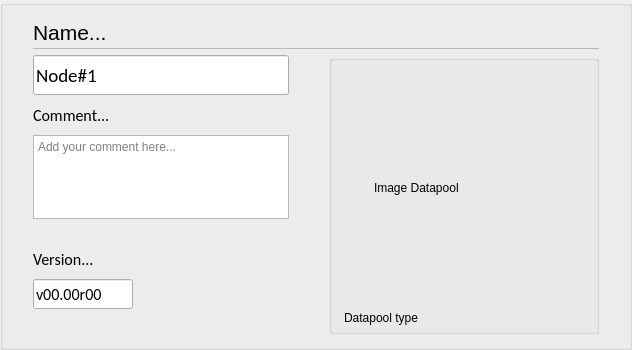
    <widget class="stw::opensyde_gui_elements::C_OgeGbx" name="pc_GroupBoxGeneral">
     <property name="title">
      <string/>
     </property>
     <layout class="QHBoxLayout" name="horizontalLayout_2">
      <property name="leftMargin">
       <number>30</number>
      </property>
      <property name="rightMargin">
       <number>30</number>
      </property>
      <property name="bottomMargin">
       <number>13</number>
      </property>
      <item>
       <layout class="QVBoxLayout" name="verticalLayout_2">
        <property name="spacing">
         <number>0</number>
        </property>
        <property name="sizeConstraint">
         <enum>QLayout::SetMinimumSize</enum>
        </property>
        <item>
         <layout class="QHBoxLayout" name="horizontalLayout_3" stretch="0,1">
          <property name="spacing">
           <number>6</number>
          </property>
          <item>
           <widget class="stw::opensyde_gui_elements::C_OgeLabContextMenuBase" name="pc_LabelName">
            <property name="styleRole" stdset="0">
             <string>heading-group-bold</string>
            </property>
            <property name="minimumSize">
             <size>
              <width>0</width>
              <height>30</height>
             </size>
            </property>
            <property name="maximumSize">
             <size>
              <width>16777215</width>
              <height>30</height>
             </size>
            </property>
            <property name="font">
             <font>
              <family>Segoe UI</family>
              <pointsize>16</pointsize>
             </font>
            </property>
            <property name="text">
             <string>Name...</string>
            </property>
           </widget>
          </item>
          <item>
           <spacer name="horizontalSpacer_6">
            <property name="orientation">
             <enum>Qt::Horizontal</enum>
            </property>
            <property name="sizeHint" stdset="0">
             <size>
              <width>40</width>
              <height>1</height>
             </size>
            </property>
           </spacer>
          </item>
         </layout>
        </item>
        <item>
         <layout class="QHBoxLayout" name="horizontalLayout_16" stretch="1">
          <property name="spacing">
           <number>0</number>
          </property>
          <property name="topMargin">
           <number>1</number>
          </property>
          <property name="bottomMargin">
           <number>0</number>
          </property>
          <item>
           <widget class="stw::opensyde_gui_elements::C_OgeFraSeparator" name="frame">
            <property name="minimumSize">
             <size>
              <width>0</width>
              <height>1</height>
             </size>
            </property>
            <property name="maximumSize">
             <size>
              <width>16777215</width>
              <height>1</height>
             </size>
            </property>
            <property name="frameShape">
             <enum>QFrame::StyledPanel</enum>
            </property>
            <property name="frameShadow">
             <enum>QFrame::Raised</enum>
            </property>
           </widget>
          </item>
         </layout>
        </item>
        <item>
         <layout class="QHBoxLayout" name="horizontalLayout" stretch="1,0,0">
          <property name="spacing">
           <number>0</number>
          </property>
          <property name="topMargin">
           <number>6</number>
          </property>
          <item>
           <layout class="QVBoxLayout" name="verticalLayout" stretch="0,0,0,0,1">
            <property name="spacing">
             <number>0</number>
            </property>
            <item>
             <layout class="QHBoxLayout" name="horizontalLayout_17">
              <item>
               <widget class="stw::opensyde_gui_elements::C_OgeLePropertiesName" name="pc_LineEditDatapoolName">
                <property name="minimumSize">
                 <size>
                  <width>0</width>
                  <height>40</height>
                 </size>
                </property>
                <property name="maximumSize">
                 <size>
                  <width>16777215</width>
                  <height>40</height>
                 </size>
                </property>
                <property name="font">
                 <font>
                  <family>Calibri</family>
                  <pointsize>14</pointsize>
                 </font>
                </property>
                <property name="text">
                 <string>Node#1</string>
                </property>
                <property name="placeholderText">
                 <string/>
                </property>
               </widget>
              </item>
             </layout>
            </item>
            <item>
             <layout class="QHBoxLayout" name="horizontalLayout_9" stretch="0,1">
              <property name="spacing">
               <number>6</number>
              </property>
              <item>
               <widget class="stw::opensyde_gui_elements::C_OgeLabContextMenuBase" name="pc_LabelComment">
                <property name="styleRole" stdset="0">
                 <string>heading-group-bold</string>
                </property>
                <property name="minimumSize">
                 <size>
                  <width>0</width>
                  <height>40</height>
                 </size>
                </property>
                <property name="maximumSize">
                 <size>
                  <width>16777215</width>
                  <height>40</height>
                 </size>
                </property>
                <property name="font">
                 <font>
                  <family>Calibri</family>
                  <pointsize>12</pointsize>
                 </font>
                </property>
                <property name="text">
                 <string>Comment...</string>
                </property>
               </widget>
              </item>
              <item>
               <spacer name="horizontalSpacer_9">
                <property name="orientation">
                 <enum>Qt::Horizontal</enum>
                </property>
                <property name="sizeHint" stdset="0">
                 <size>
                  <width>40</width>
                  <height>1</height>
                 </size>
                </property>
               </spacer>
              </item>
             </layout>
            </item>
            <item>
             <layout class="QHBoxLayout" name="horizontalLayout_18">
              <item>
               <widget class="stw::opensyde_gui_elements::C_OgeTedPropertiesComment" name="pc_CommentText">
                <property name="sizePolicy">
                 <sizepolicy hsizetype="Expanding" vsizetype="Expanding">
                  <horstretch>0</horstretch>
                  <verstretch>0</verstretch>
                 </sizepolicy>
                </property>
                <property name="maximumSize">
                 <size>
                  <width>16777215</width>
                  <height>84</height>
                 </size>
                </property>
                <property name="tabChangesFocus">
                 <bool>true</bool>
                </property>
                <property name="html">
                 <string>&lt;!DOCTYPE HTML PUBLIC &quot;-//W3C//DTD HTML 4.0//EN&quot; &quot;http://www.w3.org/TR/REC-html40/strict.dtd&quot;&gt;
&lt;html&gt;&lt;head&gt;&lt;meta name=&quot;qrichtext&quot; content=&quot;1&quot; /&gt;&lt;style type=&quot;text/css&quot;&gt;
p, li { white-space: pre-wrap; }
&lt;/style&gt;&lt;/head&gt;&lt;body style=&quot; font-family:'MS Shell Dlg 2'; font-size:8.25pt; font-weight:400; font-style:normal;&quot;&gt;
&lt;p style=&quot;-qt-paragraph-type:empty; margin-top:0px; margin-bottom:0px; margin-left:0px; margin-right:0px; -qt-block-indent:0; text-indent:0px;&quot;&gt;&lt;br /&gt;&lt;/p&gt;&lt;/body&gt;&lt;/html&gt;</string>
                </property>
                <property name="acceptRichText">
                 <bool>false</bool>
                </property>
                <property name="placeholderText">
                 <string>Add your comment here...</string>
                </property>
               </widget>
              </item>
             </layout>
            </item>
            <item>
             <layout class="QHBoxLayout" name="horizontalLayout_5" stretch="0">
              <item>
               <layout class="QVBoxLayout" name="verticalLayout_4">
                <property name="spacing">
                 <number>0</number>
                </property>
                <property name="sizeConstraint">
                 <enum>QLayout::SetMinimumSize</enum>
                </property>
                <item>
                 <layout class="QHBoxLayout" name="horizontalLayout_10" stretch="0,1">
                  <property name="spacing">
                   <number>6</number>
                  </property>
                  <property name="topMargin">
                   <number>20</number>
                  </property>
                  <item>
                   <widget class="stw::opensyde_gui_elements::C_OgeLabContextMenuBase" name="pc_LabelVersion">
                    <property name="styleRole" stdset="0">
                     <string>heading-group-bold</string>
                    </property>
                    <property name="minimumSize">
                     <size>
                      <width>0</width>
                      <height>40</height>
                     </size>
                    </property>
                    <property name="maximumSize">
                     <size>
                      <width>16777215</width>
                      <height>40</height>
                     </size>
                    </property>
                    <property name="font">
                     <font>
                      <family>Calibri</family>
                      <pointsize>12</pointsize>
                     </font>
                    </property>
                    <property name="text">
                     <string>Version...</string>
                    </property>
                   </widget>
                  </item>
                  <item>
                   <spacer name="horizontalSpacer_10">
                    <property name="orientation">
                     <enum>Qt::Horizontal</enum>
                    </property>
                    <property name="sizeHint" stdset="0">
                     <size>
                      <width>40</width>
                      <height>1</height>
                     </size>
                    </property>
                   </spacer>
                  </item>
                 </layout>
                </item>
                <item>
                 <layout class="QHBoxLayout" name="horizontalLayout_19">
                  <item>
                   <widget class="stw::opensyde_gui_elements::C_OgeLeProperties" name="pc_LineEditVersion_2">
                    <property name="sizePolicy">
                     <sizepolicy hsizetype="Fixed" vsizetype="Fixed">
                      <horstretch>0</horstretch>
                      <verstretch>0</verstretch>
                     </sizepolicy>
                    </property>
                    <property name="minimumSize">
                     <size>
                      <width>100</width>
                      <height>30</height>
                     </size>
                    </property>
                    <property name="maximumSize">
                     <size>
                      <width>100</width>
                      <height>30</height>
                     </size>
                    </property>
                    <property name="font">
                     <font>
                      <family>Calibri</family>
                      <pointsize>12</pointsize>
                     </font>
                    </property>
                    <property name="inputMask">
                     <string>v99.99r99;0</string>
                    </property>
                    <property name="text">
                     <string>v.r</string>
                    </property>
                    <property name="placeholderText">
                     <string/>
                    </property>
                   </widget>
                  </item>
                  <item>
                   <spacer name="horizontalSpacer_19">
                    <property name="orientation">
                     <enum>Qt::Horizontal</enum>
                    </property>
                    <property name="sizeHint" stdset="0">
                     <size>
                      <width>40</width>
                      <height>1</height>
                     </size>
                    </property>
                   </spacer>
                  </item>
                 </layout>
                </item>
               </layout>
              </item>
             </layout>
            </item>
            <item>
             <spacer name="verticalSpacer_5">
              <property name="orientation">
               <enum>Qt::Vertical</enum>
              </property>
              <property name="sizeHint" stdset="0">
               <size>
                <width>20</width>
                <height>25</height>
               </size>
              </property>
             </spacer>
            </item>
           </layout>
          </item>
          <item>
           <spacer name="horizontalSpacer_5">
            <property name="orientation">
             <enum>Qt::Horizontal</enum>
            </property>
            <property name="sizeType">
             <enum>QSizePolicy::Fixed</enum>
            </property>
            <property name="sizeHint" stdset="0">
             <size>
              <width>40</width>
              <height>20</height>
             </size>
            </property>
           </spacer>
          </item>
          <item>
           <widget class="stw::opensyde_gui_elements::C_OgeGbxGrayed" name="groupBox_2">
            <property name="title">
             <string/>
            </property>
            <property name="alignment">
             <set>Qt::AlignCenter</set>
            </property>
            <layout class="QVBoxLayout" name="verticalLayout_18" stretch="0,2,0,0">
             <property name="leftMargin">
              <number>12</number>
             </property>
             <property name="rightMargin">
              <number>12</number>
             </property>
             <property name="bottomMargin">
              <number>6</number>
             </property>
             <item>
              <spacer name="verticalSpacer_3">
               <property name="orientation">
                <enum>Qt::Vertical</enum>
               </property>
               <property name="sizeHint" stdset="0">
                <size>
                 <width>20</width>
                 <height>12</height>
                </size>
               </property>
              </spacer>
             </item>
             <item>
              <layout class="QHBoxLayout" name="horizontalLayout_21">
               <item>
                <spacer name="horizontalSpacer_16">
                 <property name="orientation">
                  <enum>Qt::Horizontal</enum>
                 </property>
                 <property name="sizeHint" stdset="0">
                  <size>
                   <width>30</width>
                   <height>20</height>
                  </size>
                 </property>
                </spacer>
               </item>
               <item>
                <widget class="stw::opensyde_gui_elements::C_OgeLabSvgOnly" name="pc_LabDatapoolImage">
                 <property name="minimumSize">
                  <size>
                   <width>180</width>
                   <height>180</height>
                  </size>
                 </property>
                 <property name="maximumSize">
                  <size>
                   <width>180</width>
                   <height>180</height>
                  </size>
                 </property>
                 <property name="text">
                  <string>Image Datapool</string>
                 </property>
                </widget>
               </item>
               <item>
                <spacer name="horizontalSpacer_17">
                 <property name="orientation">
                  <enum>Qt::Horizontal</enum>
                 </property>
                 <property name="sizeHint" stdset="0">
                  <size>
                   <width>30</width>
                   <height>20</height>
                  </size>
                 </property>
                </spacer>
               </item>
              </layout>
             </item>
             <item>
              <spacer name="verticalSpacer_8">
               <property name="orientation">
                <enum>Qt::Vertical</enum>
               </property>
               <property name="sizeHint" stdset="0">
                <size>
                 <width>20</width>
                 <height>12</height>
                </size>
               </property>
              </spacer>
             </item>
             <item>
              <widget class="QLabel" name="pc_LabDatapoolType">
     <property name="styleRole" stdset="0">
      <string>bus-type</string>
     </property>
               <property name="text">
                <string>Datapool type</string>
               </property>
              </widget>
             </item>
            </layout>
           </widget>
          </item>
         </layout>
        </item>
       </layout>
      </item>
     </layout>
    </widget>
